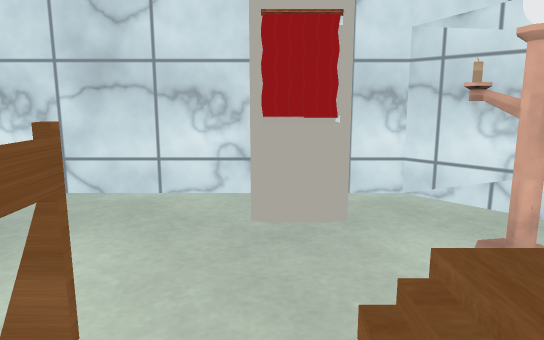
view 1 (above)

16 first-person views from a walk through a scene from a Unity 3-D project. The camera is 1.2 m above the floor, tilts 10° down and sees 70° across. The floor is counted in squares, 0.51 m on a side. Each view is taken from the middle of a square. On the plan, view 1 faces up. The plan holds only what a view shows up to about 20 squares ahead; the rest is blank. The player is left out. Some surface patterns are stand-ins.

view 2
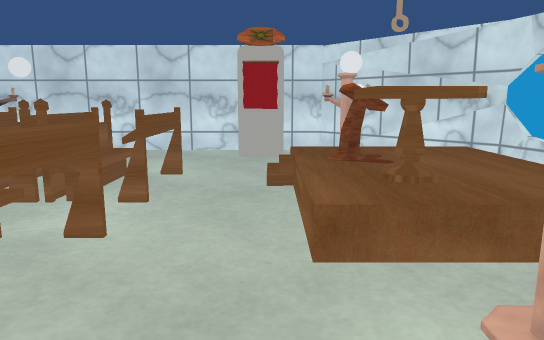

view 3
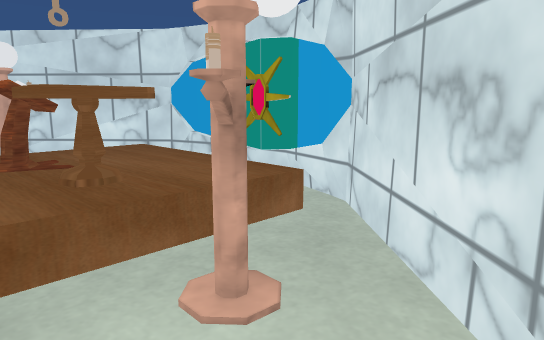

view 4
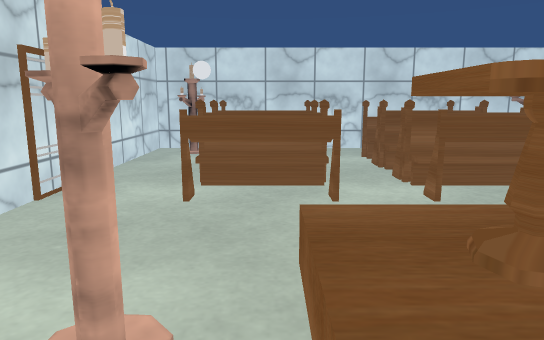

view 5
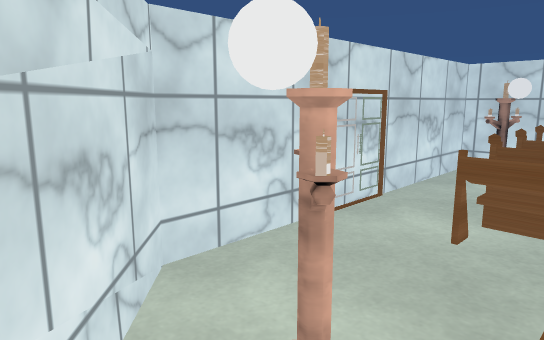

view 6
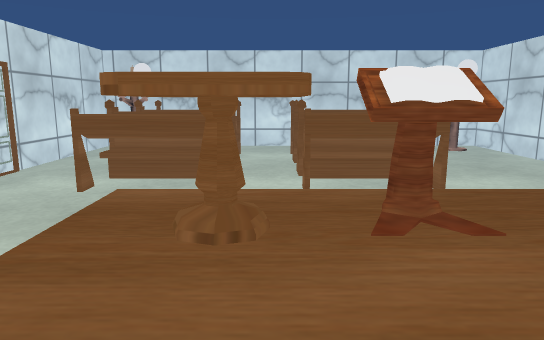

view 7
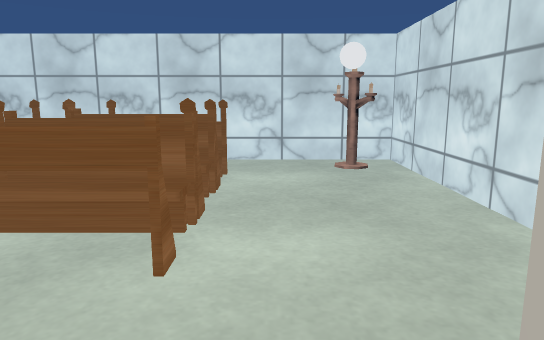

view 8
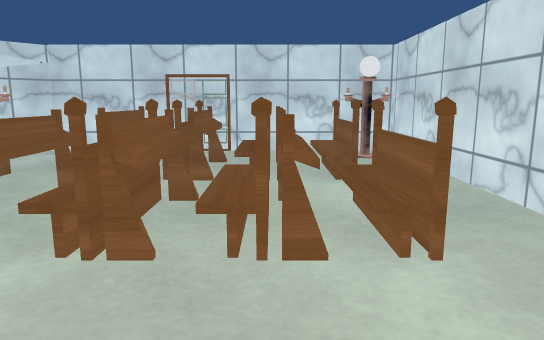

view 9
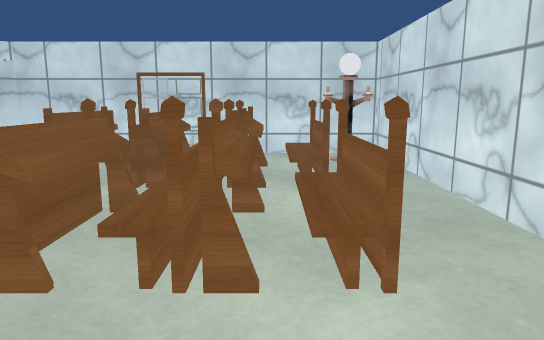

view 10
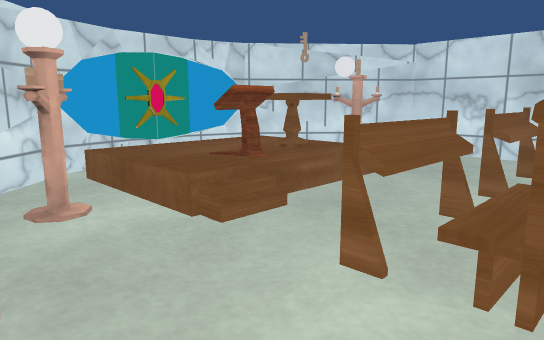

view 11
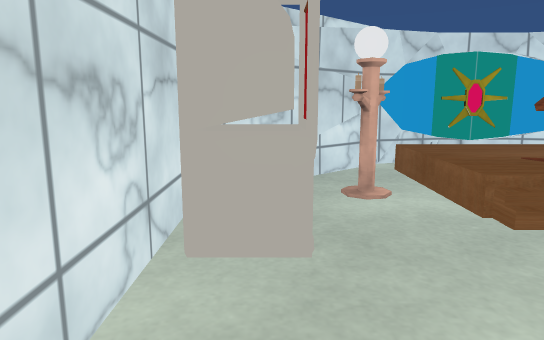

view 12
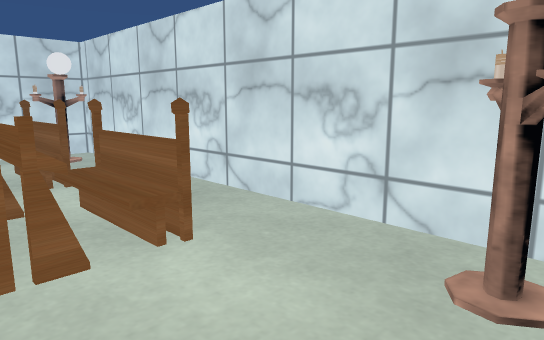

view 13
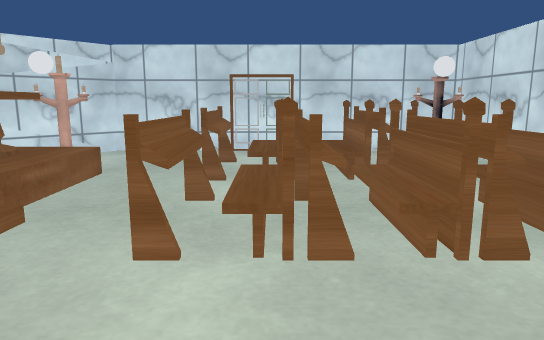

view 14
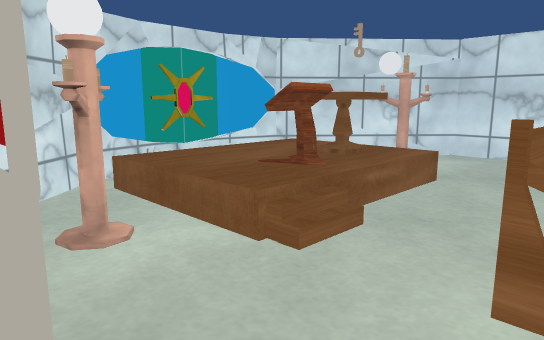

view 15
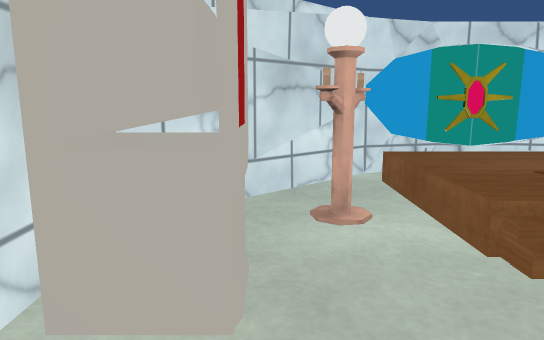

view 16
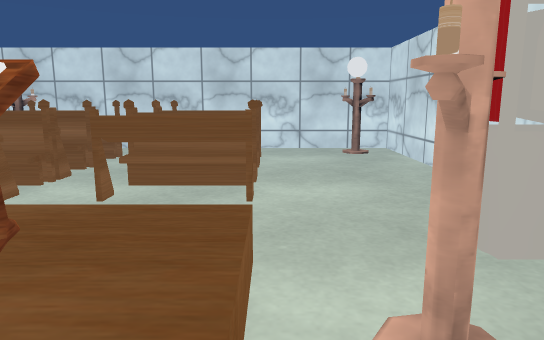

### Floor plan
Key: @ floor where view 1 was taken; # wall or solid block; . main floor; : floor 0.5 m higher than the main floor; / step, stairs or slope; = window, fence, low wall or low ledge; ^ raised ledge; v drop or lower ground; T table; O other object.
Columns run from 13 left of view 1 to 9 right of it. Each row starts with its distance up from view 1.
 10 #############  ###
  9 #........... ## .##
  8 ###..........##...##
  7 ## ..........##....##
  6 #...............#O..#
  5 #................#..##
  4 #.......##...........##
  3 #..=#=#O=##=../::::::.#
  2 #...O==O=##^../:=:::: #
  1 #...O==O=##^...:OO::: #
  0 #..#O=#O=v#=.@.:##::: #
 -1 #..............:TTT::.#
 -2 #.......##.....:TTT:: #
 -3 #..=#==O=##^...:TT:::.#
 -4 #.  O==O=##^.........##
 -5 #   O==O=##^.....#..##
 -6 #.. O=#O=##=.....O.##
 -7 ##O................#
 -8 ###...............##
 -9 #................##
-10 ##################

Where each view was taken, in squares from view 1:
view 1: 0 up, 0 right, facing up
view 2: 9 down, 1 right, facing up
view 3: 9 down, 1 right, facing up-right
view 4: 4 down, 7 right, facing left
view 5: 3 down, 7 right, facing down-left
view 6: 1 down, 8 right, facing left
view 7: 5 up, 3 right, facing left
view 8: 9 up, 7 left, facing down
view 9: 8 up, 8 left, facing down
view 10: 8 up, 5 left, facing down-right
view 11: 8 up, 6 left, facing right
view 12: 9 up, 6 left, facing down-left
view 13: 9 up, 4 left, facing down
view 14: 8 up, 3 left, facing down-right
view 15: 7 up, 4 left, facing right
view 16: 4 up, 7 right, facing left
